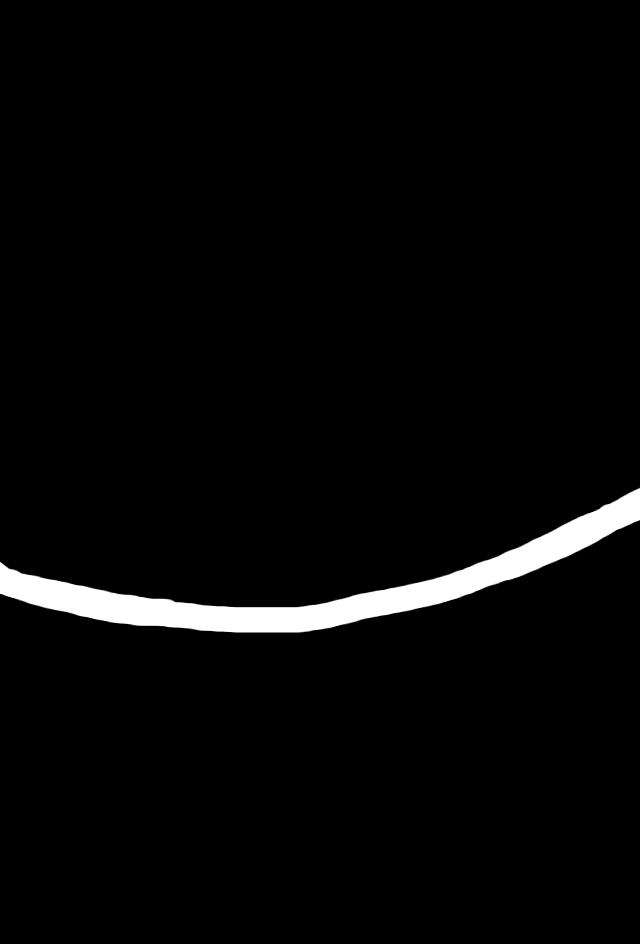
#> input picture labeled_images/1/Pigment/23.png, 640 x 944 px; its folder holds 4 pictures in this run
$ python Contour.py
#> lines starting #> are read from the running program, lines starting #| are printed output that depends on the picture; long printed decimals are rounded
import os
import matplotlib.pyplot as plt
import numpy as np
import cv2


def get_image_from_file(filepath: str):
    return cv2.imread(filepath, cv2.IMREAD_GRAYSCALE)


def find_contour(image: np.ndarray):
    height = image.shape[0]
    width = image.shape[1]
    contour = np.array([[i, height - 1 - np.where(image[:, i] == 255)[0][0]] for i in range(width)
                        if np.any(image[:, i] == 255)])
    return contour


def draw_contour(contour: np.ndarray, height: int = 256, width: int = 256):
    x, y = contour[:, 0], contour[:, 1]
    plt.plot(x, y)
    plt.ylim((0, height))
    plt.xlim((0, width))
    plt.show()


def find_interpolation(contour: np.ndarray, width: int = 256):
    x, y = contour[:, 0], contour[:, 1]
    t = np.polyfit(x, y, 3)
    f = np.poly1d(t)
    x_new = np.arange(width)
    y_new = np.around(f(x_new)).astype(int)
    return np.stack((x_new, y_new), axis=-1)


def draw_contour_with_interpolation(contour: np.ndarray,
                                    interpolation: np.ndarray,
                                    h: int = 256,
                                    w: int = 256):
    x, y = contour[:, 0], contour[:, 1]
    x_i, y_i = interpolation[:, 0], interpolation[:, 1]
    fig = plt.figure(figsize=(8, 8))
    left, bottom, width, height = 0.1, 0.1, 0.8, 0.8
    ax = fig.add_axes((left, bottom, width, height))
    ax.set(facecolor="black")
    ax.set_xlim(0, w)
    ax.set_ylim(0, h)
    ax.plot(x, y, 'w')
    ax.plot(x_i, y_i, 'w')
    plt.show()


def get_dispersion(contour: np.ndarray, interpolation: np.ndarray):
    if contour.shape[0] == interpolation.shape[0]:
        return sum((contour[:, 1] - interpolation[:, 1]) ** 2) / interpolation.shape[0]


if __name__ == '__main__':
    pigment_filenames = []
    for p in range(1, 2):
        path_labels = os.listdir('labeled_images/' + str(p) + '/Pigment/')
        for n in path_labels:
            pigment_filenames.append('labeled_images/' + str(p) + '/Pigment/' + n)
    images = [get_image_from_file(file) for file in pigment_filenames]
#> in get_image_from_file, returned value is the input picture: shape (944, 640); min 0, max 255, mean 7.5
#> call 2 of get_image_from_file, with filepath = 'labeled_images/1/Pigment/33.png'
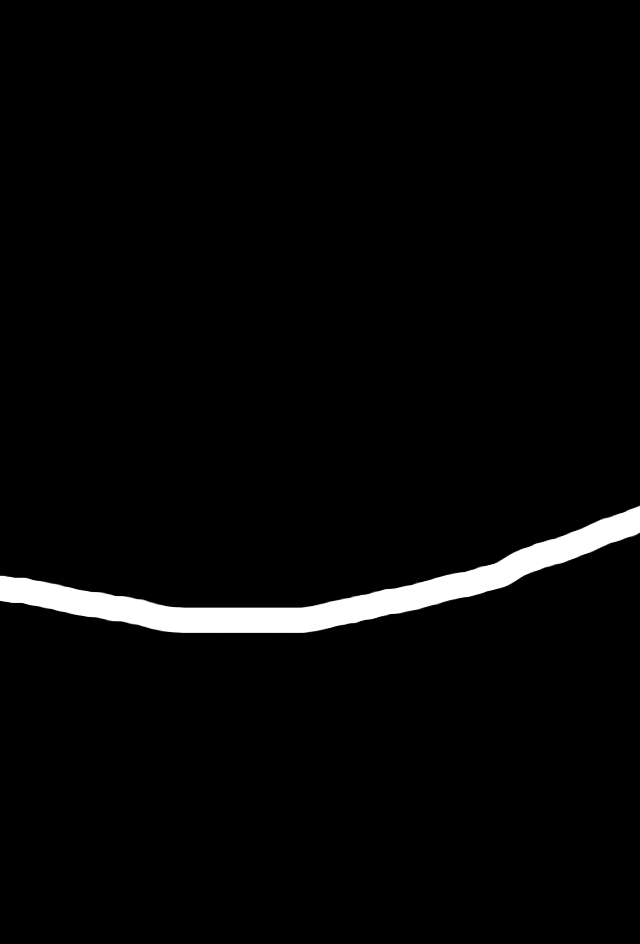
#> input picture labeled_images/1/Pigment/33.png, 640 x 944 px
#> in get_image_from_file, returned value is the input picture: shape (944, 640); min 0, max 255, mean 7
#> call 3 of get_image_from_file, with filepath = 'labeled_images/1/Pigment/39.png'
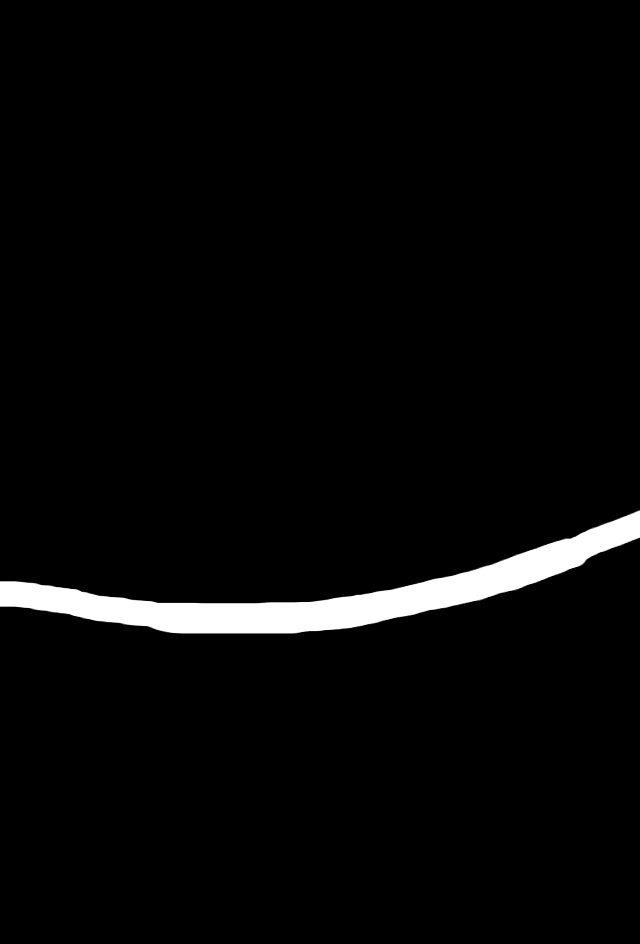
#> input picture labeled_images/1/Pigment/39.png, 640 x 944 px
#> in get_image_from_file, returned value is the input picture: shape (944, 640); min 0, max 255, mean 7.9
#> call 4 of get_image_from_file, with filepath = 'labeled_images/1/Pigment/56.png'
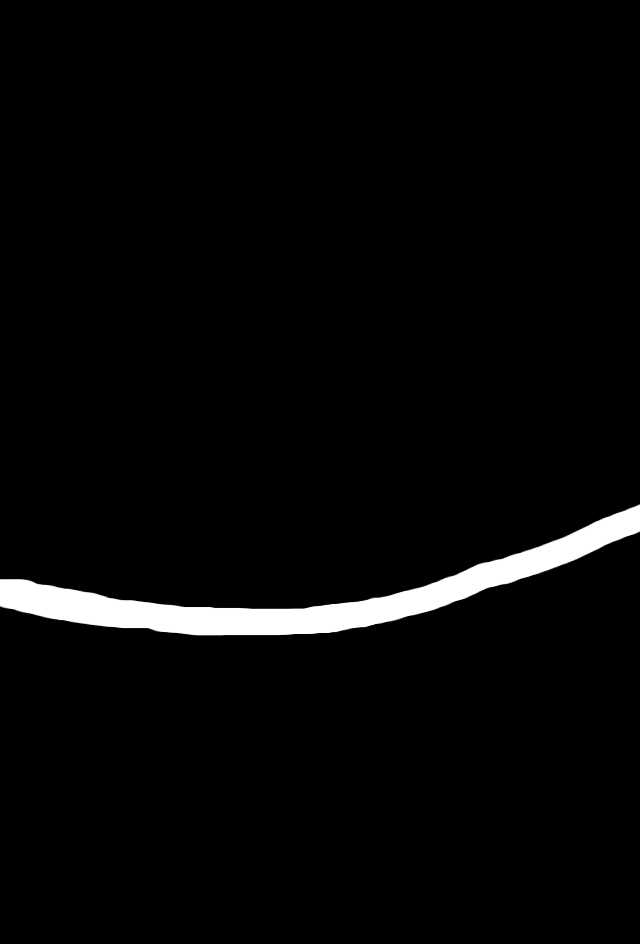
#> input picture labeled_images/1/Pigment/56.png, 640 x 944 px
#> in get_image_from_file, returned value is the input picture: shape (944, 640); min 0, max 255, mean 7.5
#> images = 4 items

    value_h = 0
    print('Healthy')
    d_h = []
    for im in images:
        cont = find_contour(im)
        inter = find_interpolation(cont, im.shape[1])
        # draw_contour_with_interpolation(cont, inter, im.shape[0], im.shape[1])
        d = get_dispersion(cont, inter)
        if d > 30:
            draw_contour_with_interpolation(cont, inter, im.shape[0], im.shape[1])
        # print(d)
        d_h.append(d)
        value_h += d
#> this loop made 4 passes
#> (t in find_interpolation, d, value_h) on passes 1 to 4: ([5.38e-08, 0.000706, -0.35, 378.6], 2.29, 2.29), ([-2e-07, 0.000839, -0.351, 373.1], 3.66, 5.95), ([1.36e-08, 0.000541, -0.245, 365.5], 1.39, 7.34), ([7.96e-10, 0.000661, -0.31, 369.5], 3.88, 11.23)
#> after the loop, d_h = [2.29, 3.66, 1.39, 3.88]; value_h = 11.23

    n_bins = len(d_h)
#> n_bins = 4
    ran = [i for i in range(85)]
    plt.plot(d_h)
    plt.show()
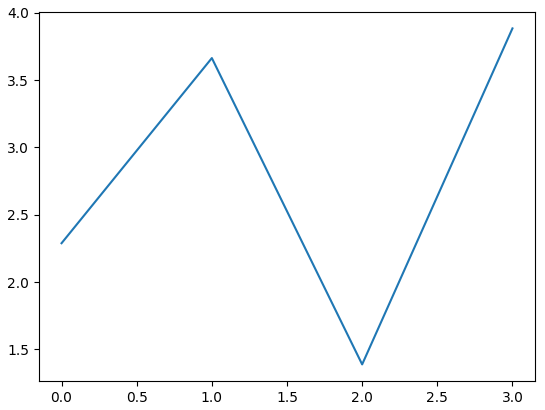
#> figure drawn by matplotlib, 1 panel
    print(value_h / len(images))
#| 2.807
